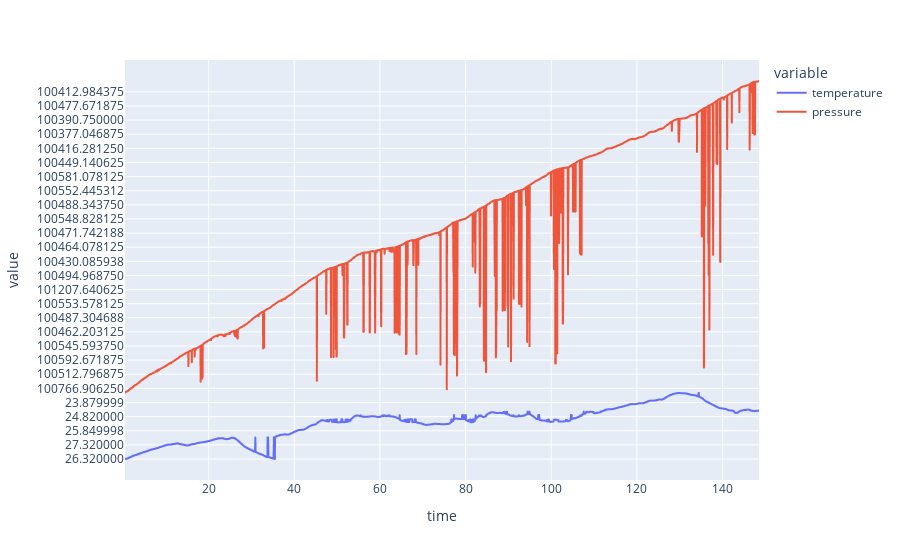

The notebook cell this image was saved under:
### Markdown cell above
## BMP280 Data

### Code cell
bmpdf = pd.DataFrame(data=[el.split() for el in df.query("tag == 'bmp280' and type == 3").text],
                    index = df.query("tag == 'bmp280' and type == 3").time/1000,
                    columns=["temperature", "pressure"])
px.line(bmpdf)

### Figure 1 — Plotly figure (JSON) as saved in the notebook; plotly's stock layout.template omitted (floating-point values rounded to 4 significant figures; data arrays with more than 128 entries replaced by an {"elided": "..."} marker saying what was removed)
{"data": [{"hovertemplate": "variable=temperature<br>time=%{x}<br>value=%{y}<extra></extra>", "legendgroup": "temperature", "line": {"color": "#636efa", "dash": "solid"}, "mode": "lines", "name": "temperature", "showlegend": true, "type": "scattergl", "x": {"elided": "3183 float values"}, "xaxis": "x", "y": {"elided": "3183 str values"}, "yaxis": "y"}, {"hovertemplate": "variable=pressure<br>time=%{x}<br>value=%{y}<extra></extra>", "legendgroup": "pressure", "line": {"color": "#EF553B", "dash": "solid"}, "mode": "lines", "name": "pressure", "showlegend": true, "type": "scattergl", "x": {"elided": "3183 float values"}, "xaxis": "x", "y": {"elided": "3183 str values"}, "yaxis": "y"}], "layout": {"legend": {"title": {"text": "variable"}, "tracegroupgap": 0}, "margin": {"t": 60}, "xaxis": {"anchor": "y", "domain": [0, 1], "title": {"text": "time"}}, "yaxis": {"anchor": "x", "domain": [0, 1], "title": {"text": "value"}}}}
